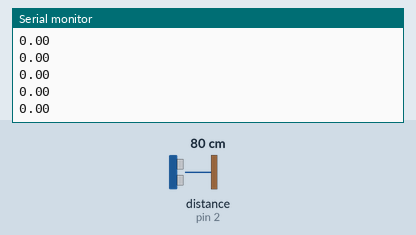
Recording of a sketch running on a simulated Arduino Uno, built with avr-gcc and run on an emulated ATmega328P. Parts: the last lines printed to the serial monitor. The inputs (shaded band) are chosen by the test bench; at power-on: distance to the obstacle (sensor on pin 2) 80 cm. The echo pulse lasts 58.3 µs per cm.

Above: at 1.2 s.
1.3 s: distance to the obstacle (sensor on pin 2) set to 2 cm
At 1.39 s:
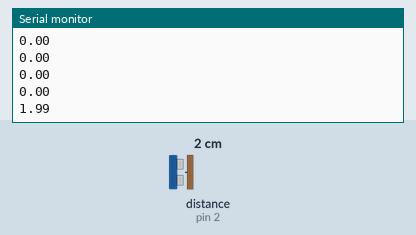
2.8 s: distance to the obstacle (sensor on pin 2) set to 4 cm
At 2.8 s:
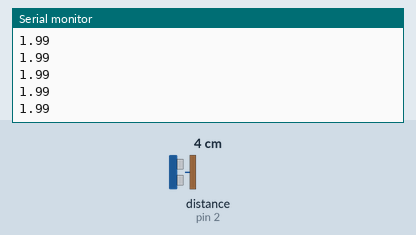
Timing chart, 0 to 5.8 s (numbered marks = the images above; inputs shaded):
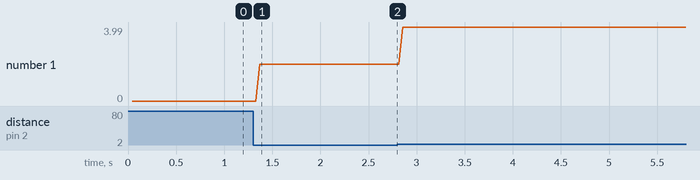

Measured:
- after the input at 1.3 s, the serial monitor: prints a new line after 0.07 s (image 1)
- plotted number 1: 0 → 1.99 after the input at 1.3 s, 1.99 → 3.99 after the input at 2.8 s

The sketch:

SonarTest.ino
```cpp
#include <NewPing.h>

#define TRIGGER_PIN 3
#define ECHO_PIN 2
#define MAX_DISTANCE 50
// the setup function runs once when you press reset or power the board

NewPing sonar(TRIGGER_PIN, ECHO_PIN, MAX_DISTANCE);
void setup() {
  Serial.begin(9600);
}

// the loop function runs over and over again forever
void loop() {
   delay(10);
   float distance =  (sonar.ping_median(2)/2) / 29.1;
   Serial.println(distance);
}
```
